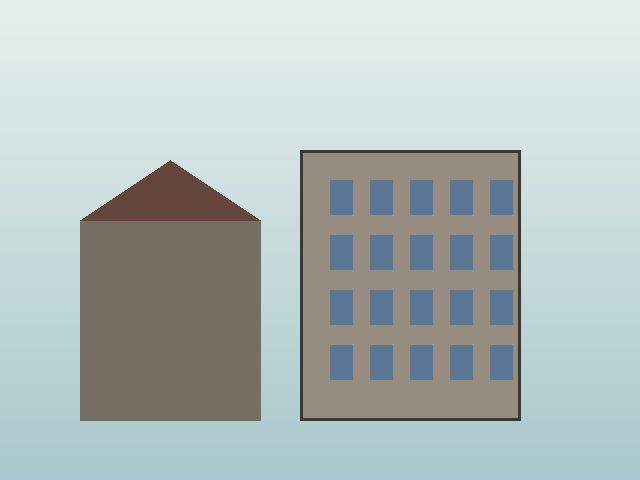
#> input picture worker/test_render.png, 640 x 480 px
$ python -i true_watercolor.py   (imports and definitions only)
#> lines starting #> are read from the running program, lines starting #| are printed output that depends on the picture; after the words box and inside, x2 and y2 are one past the last pixel; in counts of white or black regions, pixels touching at a corner belong together
"""
True Watercolor Effect
Simulates real watercolor: paper showing through, color pooling, dark edges, flowing paint
"""

import cv2
import numpy as np
from PIL import Image, ImageFilter
from typing import Optional


class TrueWatercolorEffect:
    """
    Authentic watercolor simulation.
    Simulates wet-on-wet, wet-on-dry, paper transparency, and pigment flow.
    """

    def __init__(
        self,
        paper_transparency: float = 0.5,    # How much paper shows through
        wash_intensity: float = 0.7,         # Color pooling/gradual washes
        dark_edges: float = 0.6,              # Darker dried edges
        flow_amount: float = 0.5,             # Flowing/running paint
        brush_visibility: float = 0.3         # Subtle brush marks
    ):
        self.paper_transparency = max(0, min(1, paper_transparency))
        self.wash_intensity = max(0, min(1, wash_intensity))
        self.dark_edges = max(0, min(1, dark_edges))
        self.flow_amount = max(0, min(1, flow_amount))
        self.brush_visibility = max(0, min(1, brush_visibility))

    def apply(self, img: Image.Image) -> Image.Image:
        """Apply authentic watercolor effect."""
        arr = np.array(img).astype(float) / 255.0
        h, w = arr.shape[:2]
#> h = 480; w = 640

        # Step 1: Create paper layer
        paper = self._create_paper_layer(h, w)

        # Step 2: Create paint washes with pooling
        washes = self._create_paint_washes(arr)

        # Step 3: Apply flowing paint simulation
        if self.flow_amount > 0:
            washes = self._apply_paint_flow(washes)

        # Step 4: Add dark dried edges (wet edge technique)
        if self.dark_edges > 0:
            washes = self._add_dark_edges(washes, arr)

        # Step 5: Blend paint with paper (transparency)
        result = self._blend_with_paper(washes, paper)

        # Step 6: Add subtle brush strokes
        if self.brush_visibility > 0:
            result = self._add_brush_strokes(result)

        result = np.clip(result, 0, 1)
        return Image.fromarray((result * 255).astype(np.uint8))

    def _create_paper_layer(self, h, w):
        """Create watercolor paper texture."""
        # Base paper - warm white
        paper = np.ones((h, w, 3)) * [0.98, 0.96, 0.94]

        # Add paper fiber texture
        fibers = np.random.randn(h, w) * 0.02
        fibers = cv2.GaussianBlur(fibers, (3, 3), 0)

        # Add vertical paper grain
        grain = np.random.randn(h, w // 8) * 0.015
        grain = np.repeat(grain, 8, axis=1)
        if grain.shape[1] != w:
            grain = grain[:, :w]

        texture = fibers + grain
        texture = texture[:, :, np.newaxis]

        # Texture affects brightness
        paper = paper * (1 + texture)

        # Add subtle cockling (paper warping from water)
        cockling = cv2.GaussianBlur(
            np.random.randn(h, w) * 0.01, (25, 25), 0
        )[:, :, np.newaxis]
        paper = paper + cockling

        return np.clip(paper, 0, 1)

    def _create_paint_washes(self, arr):
        """Create color washes with pooling effect."""
        # Convert to LAB for better color manipulation
        arr_bgr = (arr * 255).astype(np.uint8)
        arr_bgr = cv2.cvtColor((arr[:, :, ::-1] * 255).astype(np.uint8), cv2.COLOR_RGB2BGR)
        lab = cv2.cvtColor(arr_bgr, cv2.COLOR_BGR2LAB).astype(float) / 255.0

        # Create wash patterns - areas where paint pools
        l, a, b = lab[:, :, 0], lab[:, :, 1], lab[:, :, 2]

        # Pooling happens in darker/mid-tone areas
        # Create pool mask based on luminance
        pool_mask = 1.0 - l  # Darker areas pool more
        pool_mask = cv2.GaussianBlur(pool_mask, (15, 15), 0)
        pool_mask = np.clip(pool_mask * self.wash_intensity, 0, 1)

        # Expand pooling slightly (paint spreads)
        if self.wash_intensity > 0.3:
            kernel_size = int(5 + self.wash_intensity * 15)
            pool_mask = cv2.GaussianBlur(pool_mask, (kernel_size, kernel_size), 0)

        # Apply pooling - colors intensify and spread in pooled areas
        pool_factor = 1 + pool_mask * 0.4 * self.wash_intensity
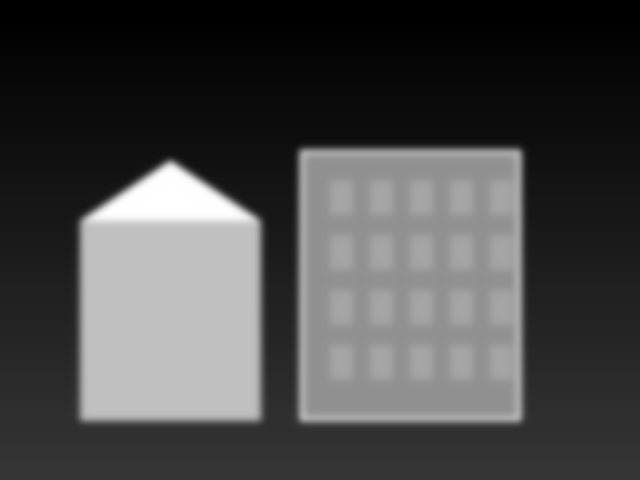
#> pool_factor: shape (480, 640) float64; min 1.01, max 1.14, mean 1.05; drawn with min black and max white

        # Increase color saturation in pooled areas
        a = a * pool_factor
        b = b * pool_factor
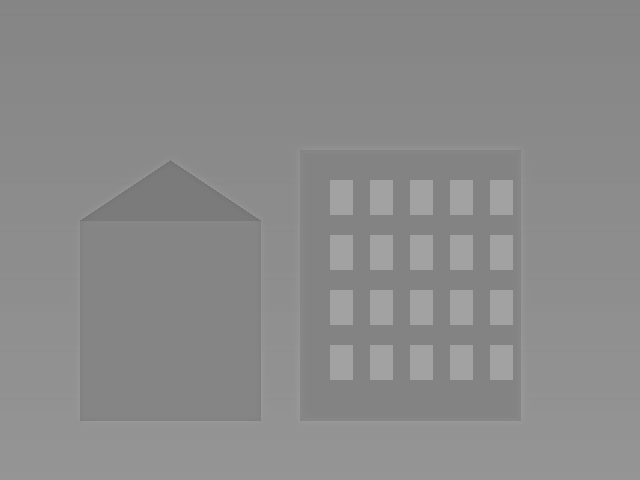
#> b: shape (480, 640) float64; min 0.453, max 0.639, mean 0.546

        # Reduce luminance slightly in pooled areas (paint is darker when wet)
        l = l * (1 - pool_mask * 0.1 * self.wash_intensity)

        # Soften the transitions (watercolor bleeds)
        l = cv2.bilateralFilter(
            (l * 255).astype(np.uint8), 9, 80, 80
        ).astype(float) / 255.0

        lab_new = np.stack([l, a, b], axis=2)
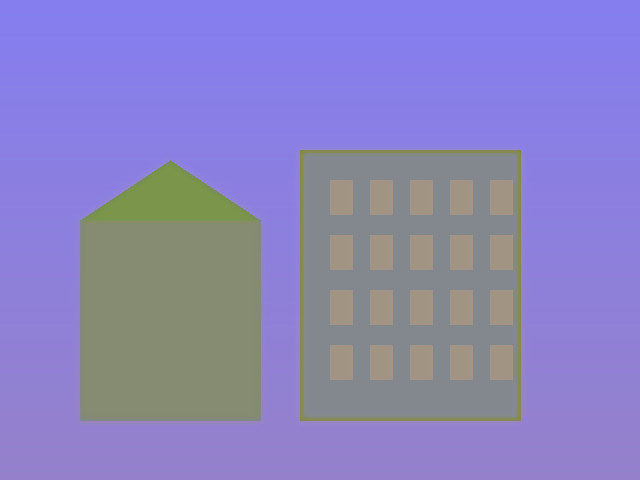
#> lab_new: shape (480, 640, 3) float64; mean of channels 0, 1, 2 0.745, 0.518, 0.546; drawn as B, G, R
        lab_new = np.clip(lab_new, 0, 1)

        # Convert back to RGB
        result_bgr = cv2.cvtColor(
            (lab_new * 255).astype(np.uint8), cv2.COLOR_LAB2BGR
        ).astype(float) / 255.0

        return result_bgr[:, :, ::-1]  # BGR to RGB

    def _apply_paint_flow(self, arr):
        """Simulate paint flowing on wet paper."""
        # Use morphological operations to simulate flow
        result = arr.copy()

        for c in range(3):
            channel = result[:, :, c]

            # Paint flows downward due to gravity
            # Create flow kernels
            flow_kernel = np.array([
                [0.1, 0.2, 0.1],
                [0.2, 0.0, 0.2],
                [0.1, 0.3, 0.1]
            ]) / 2.0

            # Apply flow multiple times for gradual effect
            for _ in range(int(self.flow_amount * 5)):
                channel = cv2.filter2D(channel, -1, flow_kernel)

            # Color diffusion (paint spreads)
            if self.flow_amount > 0.3:
                diffusion_size = int(3 + self.flow_amount * 5)
                channel = cv2.GaussianBlur(channel, (diffusion_size, diffusion_size), 0)

            result[:, :, c] = channel
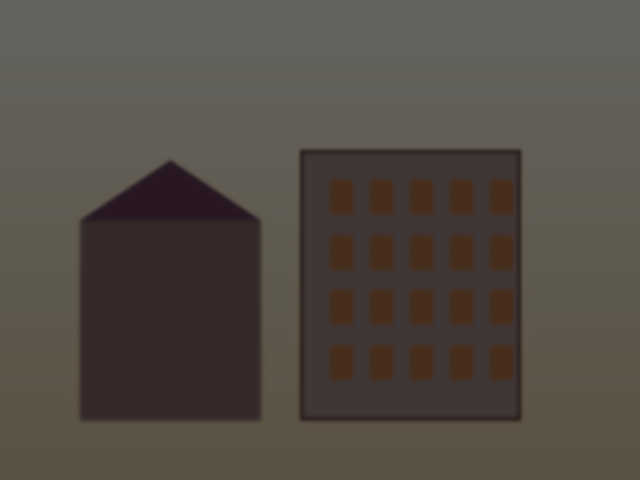
#> result: shape (480, 640, 3) float64; mean R, G, B 0.328, 0.302, 0.273

        return result

    def _add_dark_edges(self, washes, original):
        """Add darker dried edges (wet edge technique)."""
        # Find edges
        gray = cv2.cvtColor(
            (original * 255).astype(np.uint8), cv2.COLOR_RGB2GRAY
        )

        # Detect edges at multiple scales
        edges_small = cv2.Canny(gray, 30, 80)
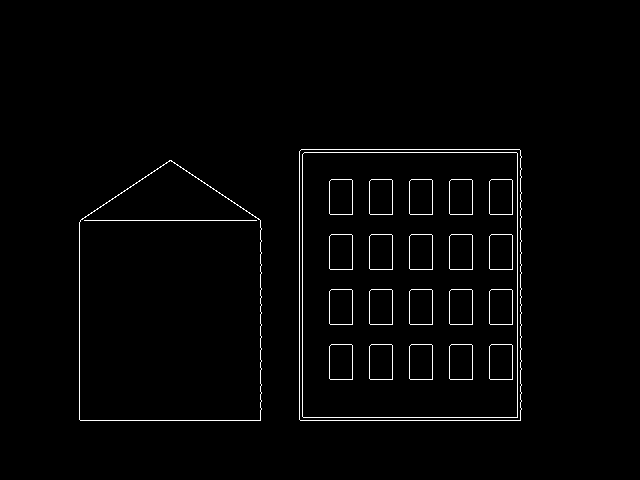
#> edges_small: shape (480, 640); 1.7% white in thin lines or dots, all inside (x1, y1, x2, y2) = (79, 149, 522, 421)
        edges_medium = cv2.Canny(gray, 50, 120)
        edges_large = cv2.Canny(gray, 70, 160)

        # Blend edge scales
        edges = (edges_small * 0.5 + edges_medium * 0.3 + edges_large * 0.2)
        edges = edges.astype(float) / 255.0

        # Dilate edges slightly (paint pools at edges)
        if self.dark_edges > 0.5:
            kernel = np.ones((3, 3), np.uint8)
            edges = cv2.dilate(edges, kernel, iterations=1)

        # Blur edges for natural look
        edges = cv2.GaussianBlur(edges, (5, 5), 0)

        # Darken the washes at edge locations
        edge_darkening = edges[:, :, np.newaxis] * self.dark_edges * 0.4
        result = washes * (1 - edge_darkening)

        return result

    def _blend_with_paper(self, paint, paper):
        """Blend paint layer with paper, showing paper through."""
        # Paper shows through more in light areas
        paint_luminance = np.mean(paint, axis=2)
        transparency = self.paper_transparency * (0.3 + paint_luminance * 0.7)

        # Add variation for realism
        noise = np.random.randn(*paint_luminance.shape) * 0.1
        transparency = np.clip(transparency + noise * 0.2, 0, 1)
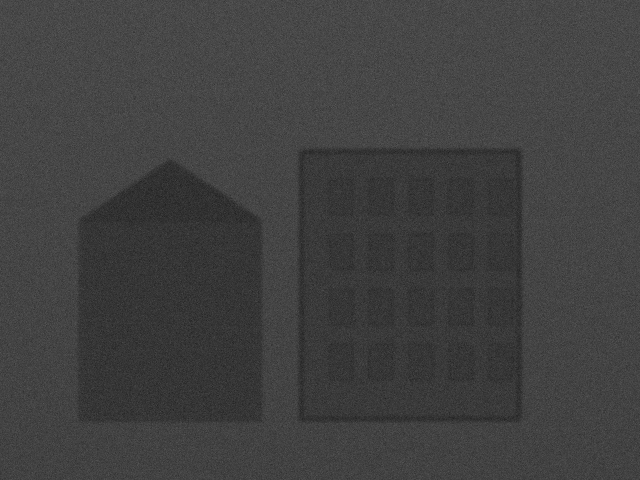
#> transparency: shape (480, 640) float64; min 0.125, max 0.378, mean 0.254
        transparency = transparency[:, :, np.newaxis]

        # Blend: paper shows through transparent areas
        result = paint * (1 - transparency) + paper * transparency
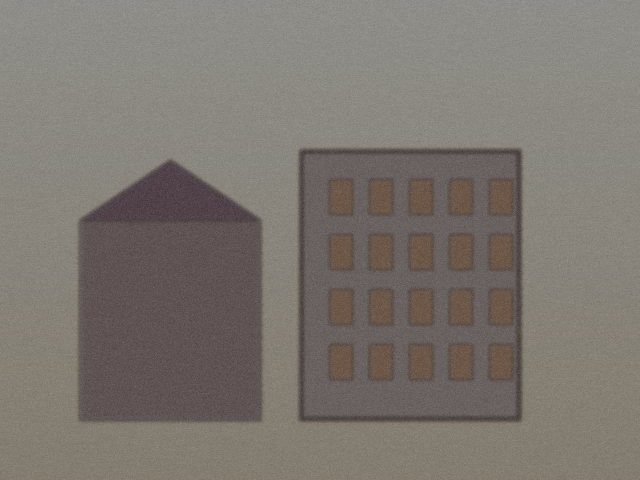
#> result: shape (480, 640, 3) float64; mean R, G, B 0.489, 0.465, 0.439

        return result

    def _add_brush_strokes(self, arr):
        """Add subtle directional brush strokes."""
        h, w = arr.shape[:2]
#> h = 480; w = 640

        # Create stroke texture
        strokes = np.random.randn(h, w) * 0.02 * self.brush_visibility

        # Directional blur for stroke direction (slightly diagonal)
        kernel = np.zeros((5, 5))
        for i in range(5):
            kernel[i, max(0, i-1):i+2] = 1.0
        kernel = kernel / kernel.sum()

        strokes = cv2.filter2D(strokes, -1, kernel)

        # Apply strokes
        result = arr + strokes[:, :, np.newaxis]

        return result


def apply_true_watercolor(
    img: Image.Image,
    intensity: float = 1.0,
    transparency: float = 0.5,
    washes: float = 0.7,
    edges: float = 0.6,
    flow: float = 0.5
) -> Image.Image:
    """Quick true watercolor application."""
    effect = TrueWatercolorEffect(
        paper_transparency=transparency * intensity,
        wash_intensity=washes * intensity,
        dark_edges=edges * intensity,
        flow_amount=flow * intensity,
        brush_visibility=0.3 * intensity
    )
    return effect.apply(img)

>>> import cv2
>>> picture = cv2.cvtColor(cv2.imread('../../test_render.png'), cv2.COLOR_BGR2RGB)
>>> result = TrueWatercolorEffect().apply(picture)
